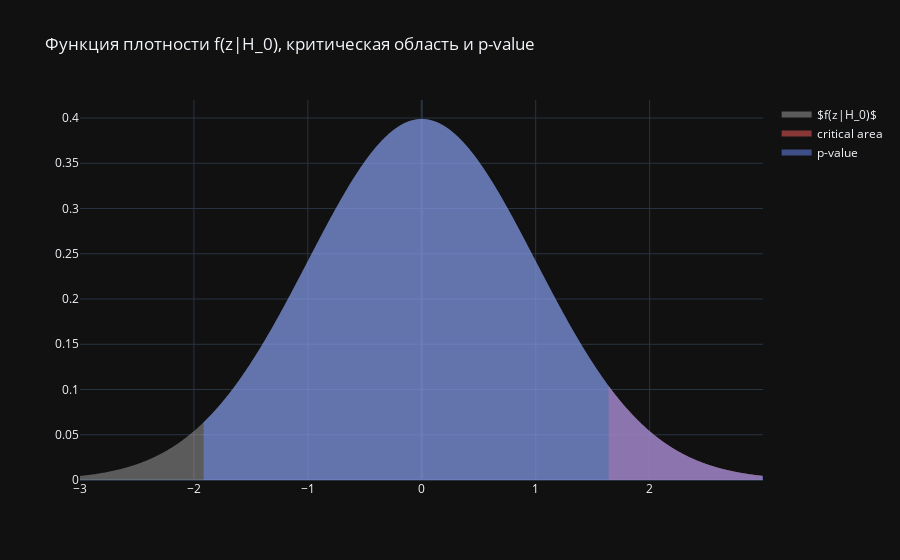

Write notebook code for a chart like this one.
### Code cell
# построим график для наглядного отображения результата
plot_density_func(test1_stat, ALPHA)

### Figure 1 — Plotly figure (JSON) as saved in the notebook; plotly's stock layout.template omitted (floating-point values rounded to 4 significant figures; data arrays with more than 128 entries replaced by an {"elided": "..."} marker saying what was removed)
{"data": [{"fill": "tozeroy", "fillcolor": "rgba(165, 165, 165, 0.5)", "mode": "none", "name": "$f(z|H_0)$", "x": {"elided": "600 float values"}, "y": {"elided": "600 float values"}, "type": "scatter"}, {"fill": "tozeroy", "fillcolor": "rgba(255, 94, 94, 0.5)", "mode": "none", "name": "critical area", "x": {"elided": "136 float values"}, "y": {"elided": "136 float values"}, "type": "scatter"}, {"fill": "tozeroy", "fillcolor": "rgba(109, 141, 255, 0.5)", "mode": "none", "name": "p-value", "x": {"elided": "492 float values"}, "y": {"elided": "492 float values"}, "type": "scatter"}], "layout": {"title": {"text": "Функция плотности f(z|H_0), критическая область и p-value"}}}
